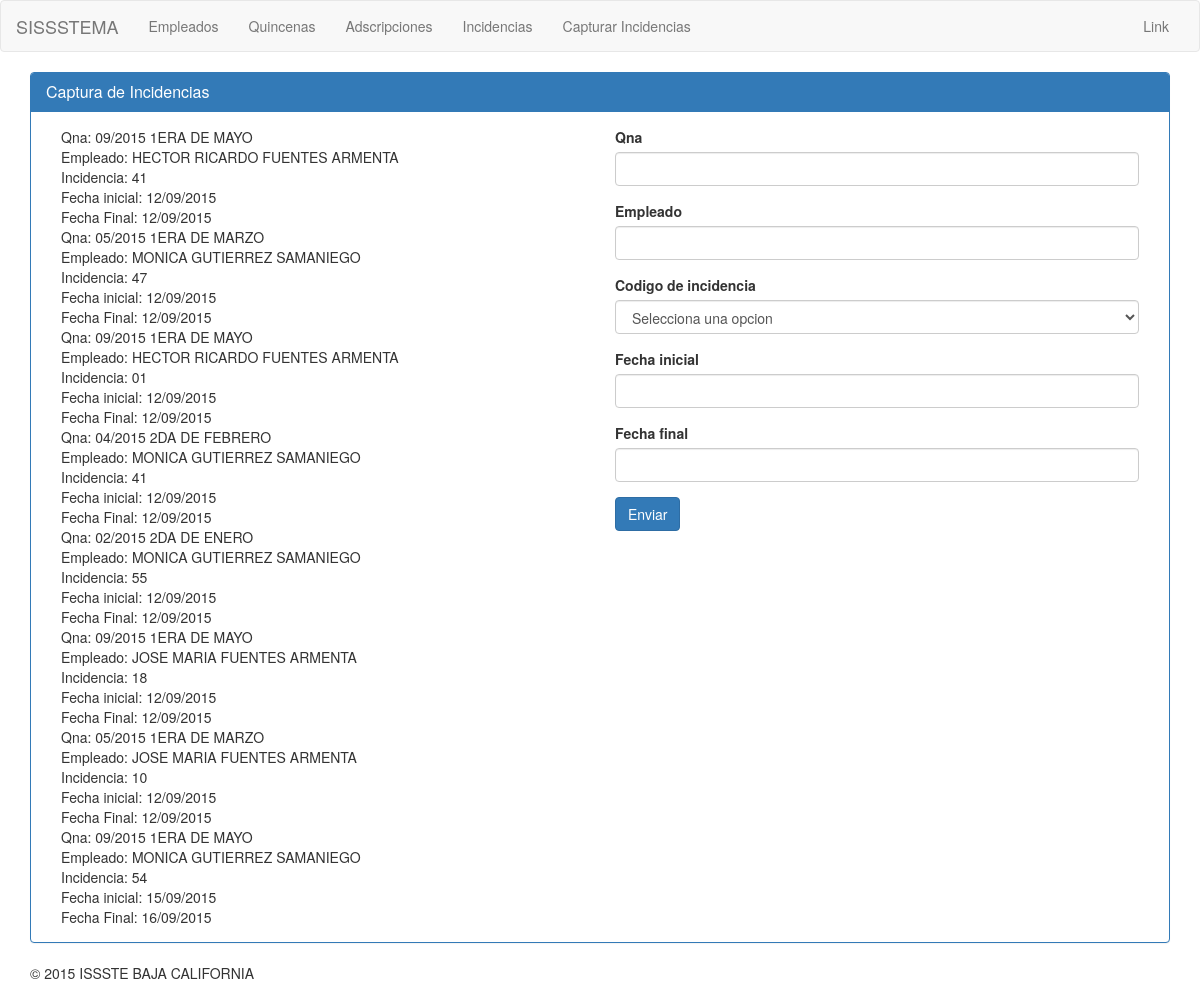
The app's page /index.php/captura with its own data.
### tables this page shows
CREATE TABLE IF NOT EXISTS `captura_incidencias` (
  `id` int(11) NOT NULL AUTO_INCREMENT,
  `qna_id` int(11) NOT NULL,
  `empleado_id` int(11) NOT NULL,
  `incidencia_id` int(3) NOT NULL,
  `fecha_inicial` date NOT NULL,
  `fecha_final` date NOT NULL,
  `token` varchar(64) NOT NULL,
  `created_at` datetime NOT NULL,
  `updated_at` timestamp NOT NULL DEFAULT CURRENT_TIMESTAMP ON UPDATE CURRENT_TIMESTAMP,
  PRIMARY KEY (`id`),
  KEY `num_empleado` (`empleado_id`,`incidencia_id`),
  KEY `incidencia_cod` (`incidencia_id`),
  KEY `qna` (`qna_id`),
  KEY `qna_id` (`qna_id`),
  KEY `qna_id_2` (`qna_id`)
);

CREATE TABLE IF NOT EXISTS `qnas` (
  `id` int(11) NOT NULL AUTO_INCREMENT,
  `qna_mes` int(2) unsigned zerofill NOT NULL,
  `qna_year` int(4) NOT NULL,
  `qna_descripcion` varchar(40) NOT NULL,
  `activa` tinyint(1) NOT NULL,
  `created_at` datetime NOT NULL,
  `updated_at` timestamp NOT NULL DEFAULT CURRENT_TIMESTAMP ON UPDATE CURRENT_TIMESTAMP,
  PRIMARY KEY (`id`),
  UNIQUE KEY `id_5` (`id`),
  KEY `id` (`id`),
  KEY `id_2` (`id`),
  KEY `id_3` (`id`),
  KEY `id_4` (`id`)
);

CREATE TABLE IF NOT EXISTS `empleados` (
  `id` int(11) NOT NULL AUTO_INCREMENT,
  `num_empleado` int(6) unsigned zerofill NOT NULL,
  `nombres` varchar(40) NOT NULL,
  `apellido_pat` varchar(20) NOT NULL,
  `apellido_mat` varchar(20) NOT NULL,
  `adscripcion_id` int(5) NOT NULL,
  `activo` tinyint(1) NOT NULL,
  `created_at` datetime NOT NULL,
  `updated_at` timestamp NOT NULL DEFAULT CURRENT_TIMESTAMP ON UPDATE CURRENT_TIMESTAMP,
  PRIMARY KEY (`id`),
  UNIQUE KEY `num_empleado_2` (`num_empleado`),
  KEY `num_empleado` (`num_empleado`,`adscripcion_id`),
  KEY `adscripcion` (`adscripcion_id`),
  KEY `id` (`id`),
  KEY `id_2` (`id`)
);

CREATE TABLE IF NOT EXISTS `incidencias` (
  `id` int(11) NOT NULL AUTO_INCREMENT,
  `incidencia_cod` int(2) unsigned zerofill NOT NULL,
  `inc_descripcion` varchar(100) NOT NULL,
  `created_at` datetime NOT NULL,
  `updated_at` timestamp NOT NULL DEFAULT CURRENT_TIMESTAMP ON UPDATE CURRENT_TIMESTAMP,
  PRIMARY KEY (`id`),
  KEY `incidencia_cod` (`incidencia_cod`),
  KEY `incidencia_cod_2` (`incidencia_cod`),
  KEY `incidencia_cod_3` (`incidencia_cod`)
);

### application/controllers/captura.php (called while the page is built, shortened)
<?php
class Captura extends CI_Controller {
	public function __construct()
	{
		$this->load->model('captura_model');
	}
	public function index()
	{
		$this->load->helper('dropdown');
		$data['panelheading'] = "Captura de Incidencias";
		$data['token'] = generateRandomString();
		$data['options'] = listData('incidencias','id','incidencia_cod' ,'inc_descripcion');
		$data['capturas'] = $this->captura_model->get_incidencias();
		$data['index'] = "capturar/index";
		$this->load->view('layouts/index', $data);
	}
}

### index.php (called while the page is built, shortened)
<?php
require_once BASEPATH.'core/CodeIgniter.php';

### application/models/captura_model.php (called while the page is built, shortened)
<?php
class Captura_model extends My_Model {
    public function get_incidencias(){
        $this->db->select('*');
        $this->db->from('captura_incidencias');
        $this->db->join('qnas', 'qnas.id = captura_incidencias.qna_id');
        $this->db->join('empleados', 'empleados.id = captura_incidencias.empleado_id');
        $this->db->join('incidencias', 'incidencias.id = captura_incidencias.incidencia_id');
        $query = $this->db->get();
        return $query->result();
 }
}

### application/helpers/my_helper.php (called while the page is built, shortened)
<?php if ( ! defined('BASEPATH')) exit('No direct script access allowed');
if(!function_exists('nombre_completo')) {
	function nombre_completo($nombres,$apellido_pat,$apellido_mat) 	{
		$nombre_completo = $nombres.' '.$apellido_pat.' '.$apellido_mat;
		return $nombre_completo;
	}
}
if(!function_exists('fecha_dma')) {
	function fecha_dma($fecha) {
        $fecha = date("d/m/Y", strtotime($fecha));
        return $fecha;
    }
}

### application/views/capturar/index.php (the view, shortened to what this page needs)
<div class="col-md-6">
<?php 	foreach ($capturas as $row): ?>
<?php 		echo "Qna: "; ?>
<?php 		echo $row->qna_mes.'/'.$row->qna_year.' '.$row->qna_descripcion.'<br>'; ?>
<?php		echo "Empleado: "; ?>
<?php  		echo nombre_completo($row->nombres,$row->apellido_pat,$row->apellido_mat.'<br>'); ?>
<?php  		echo "Incidencia: "; ?>
<?php		echo $row->incidencia_cod.'<br>';?>
<?php  		echo "Fecha inicial: "; ?>
<?php		echo fecha_dma($row->fecha_inicial);?>
<?php		echo '<br>';?>
<?php  		echo "Fecha Final: "; ?>
<?php		echo fecha_dma($row->fecha_final);?>
<?php		echo '<br>';?>
<?php 	endforeach; ?>
</div>
<div class="col-md-6">
</div>

### records on screen
captura_incidencias: qna.qna_mes "09", qna.qna_year "2015", qna.qna_descripcion "1ERA DE MAYO", empleado.apellido_mat "HECTOR RICARDO FUENTES ARMENTA", incidencia.incidencia_cod "41", fecha_inicial "12/09/2015", fecha_final "12/09/2015"
captura_incidencias: qna.qna_mes "05", qna.qna_year "2015", qna.qna_descripcion "1ERA DE MARZO", empleado.apellido_mat "MONICA GUTIERREZ SAMANIEGO", incidencia.incidencia_cod "47", fecha_inicial "12/09/2015", fecha_final "12/09/2015"
captura_incidencias: qna.qna_mes "09", qna.qna_year "2015", qna.qna_descripcion "1ERA DE MAYO", empleado.apellido_mat "HECTOR RICARDO FUENTES ARMENTA", incidencia.incidencia_cod "01", fecha_inicial "12/09/2015", fecha_final "12/09/2015"
captura_incidencias: qna.qna_mes "04", qna.qna_year "2015", qna.qna_descripcion "2DA DE FEBRERO", empleado.apellido_mat "MONICA GUTIERREZ SAMANIEGO", incidencia.incidencia_cod "41", fecha_inicial "12/09/2015", fecha_final "12/09/2015"
captura_incidencias: qna.qna_mes "02", qna.qna_year "2015", qna.qna_descripcion "2DA DE ENERO", empleado.apellido_mat "MONICA GUTIERREZ SAMANIEGO", incidencia.incidencia_cod "55", fecha_inicial "12/09/2015", fecha_final "12/09/2015"
captura_incidencias: qna.qna_mes "09", qna.qna_year "2015", qna.qna_descripcion "1ERA DE MAYO", empleado.apellido_mat "JOSE MARIA FUENTES ARMENTA", incidencia.incidencia_cod "18", fecha_inicial "12/09/2015", fecha_final "12/09/2015"
captura_incidencias: qna.qna_mes "05", qna.qna_year "2015", qna.qna_descripcion "1ERA DE MARZO", empleado.apellido_mat "JOSE MARIA FUENTES ARMENTA", incidencia.incidencia_cod "10", fecha_inicial "12/09/2015", fecha_final "12/09/2015"
captura_incidencias: qna.qna_mes "09", qna.qna_year "2015", qna.qna_descripcion "1ERA DE MAYO", empleado.apellido_mat "MONICA GUTIERREZ SAMANIEGO", incidencia.incidencia_cod "54", fecha_inicial "15/09/2015", fecha_final "16/09/2015"

### other values on screen
$panelheading "Captura de Incidencias"
form_label('Qna', 'qna_id') "Qna"
form_label('Empleado', 'empleado_id') "Empleado"
form_label('Codigo de incidencia', 'incidencia_cod') "Codigo de incidencia"
form_label('Fecha inicial', 'fecha_inicial') "Fecha inicial"
form_label('Fecha final', 'fecha_final') "Fecha final"
